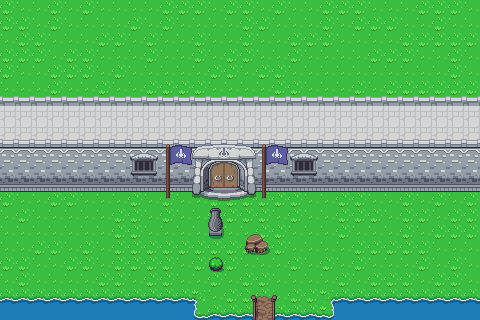

A level layout from a 2D game, rendered from its tile map. Below: a short description, then the map file with tile-grid data replaced by summaries:
An orthogonal 30x20 tile map with 16x16 px tiles, 13 tile layers (L0, L1, L2, L3, ...), 2 hidden layers not drawn, 5 tilesets.

<map version="1.10" tiledversion="1.11.2" orientation="orthogonal" renderorder="right-down" width="30" height="20" tilewidth="16" tileheight="16" infinite="0" nextlayerid="23" nextobjectid="3">
 <properties>
  <property name="pos" type="class" propertytype="pos3">
   <properties>
    <property name="x" type="int" value="0" />
    <property name="y" type="int" value="0" />
    <property name="z" type="int" value="0" />
   </properties>
  </property>
 </properties>
 <tileset firstgid="1" source="../../../../game/assets/art/cave.tsx" />
 <tileset firstgid="1001" source="../../../../game/assets/art/properties.tsx" />
 <tileset firstgid="2001" source="../../../../game/assets/art/monsters/npc_test.tsx" />
 <tileset firstgid="2129" source="../../../../game/assets/art/materials2.tsx" />
 <tileset firstgid="2193" source="../../../../game/assets/art/overworld.tsx" />
 <layer id="1" name="L0" width="30" height="20">
  <data>[600 cells, 600 non-empty, 10 distinct tile ids]</data>
 </layer>
 <layer id="5" name="L1" width="30" height="20">
  <data>[600 cells, 193 non-empty, 19 distinct tile ids]</data>
 </layer>
 <layer id="8" name="L2" width="30" height="20">
  <data>[600 cells, 28 non-empty, 22 distinct tile ids]</data>
 </layer>
 <layer id="15" name="L3" width="30" height="20">
  <data>[600 cells, 12 non-empty, 6 distinct tile ids]</data>
 </layer>
 <layer id="16" name="L4" width="30" height="20">
  <data>[600 cells, 0 non-empty, 0 distinct tile ids]</data>
 </layer>
 <layer id="17" name="L5" width="30" height="20">
  <data>[600 cells, 0 non-empty, 0 distinct tile ids]</data>
 </layer>
 <layer id="12" name="Monsters" width="30" height="20">
  <data>[600 cells, 0 non-empty, 0 distinct tile ids]</data>
 </layer>
 <layer id="22" name="NPCs" width="30" height="20">
  <data>[600 cells, 0 non-empty, 0 distinct tile ids]</data>
 </layer>
 <layer id="13" name="Items" width="30" height="20" visible="0">
  <data>[600 cells, 0 non-empty, 0 distinct tile ids]</data>
 </layer>
 <layer id="7" name="L6" width="30" height="20">
  <data>[600 cells, 0 non-empty, 0 distinct tile ids]</data>
 </layer>
 <layer id="4" name="L7" width="30" height="20" visible="0">
  <data>[600 cells, 0 non-empty, 0 distinct tile ids]</data>
 </layer>
 <layer id="18" name="L8" width="30" height="20">
  <data>[600 cells, 0 non-empty, 0 distinct tile ids]</data>
 </layer>
 <layer id="19" name="L9" width="30" height="20">
  <data>[600 cells, 0 non-empty, 0 distinct tile ids]</data>
 </layer>
 <layer id="20" name="L10" width="30" height="20">
  <data>[600 cells, 0 non-empty, 0 distinct tile ids]</data>
 </layer>
 <layer id="21" name="L11" width="30" height="20">
  <data>[600 cells, 0 non-empty, 0 distinct tile ids]</data>
 </layer>
 <objectgroup id="14" name="Portals" />
</map>
